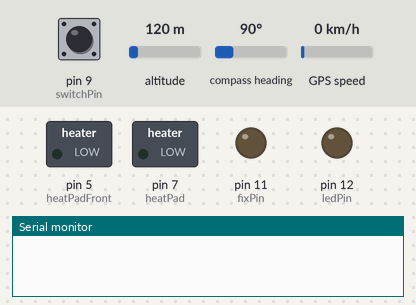
A sketch run on a simulated Arduino Uno, built with avr-gcc and run on an emulated ATmega328P. Parts: switched loads named in the sketch (green lamp = pin HIGH), output pins drawn as LEDs (lit = HIGH), the last lines printed to the serial monitor. The inputs (shaded band) are chosen by the test bench; at power-on: pin 9 (switchPin) LOW, altitude 120 m, compass heading 90°, GPS speed 0 km/h. The GPS gets a fix after 3 s at 37.7749, -122.4194 with 8 satellites.

Above: at 2.2 s.
2.3 s: pin 9 (switchPin) pulled HIGH for 0.15 s
5.4 s: pin 9 (switchPin) pulled HIGH for 3.2 s
At 6.31 s:
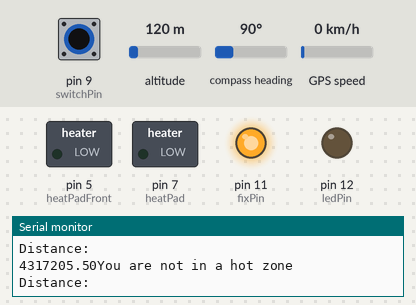
At 6.8 s:
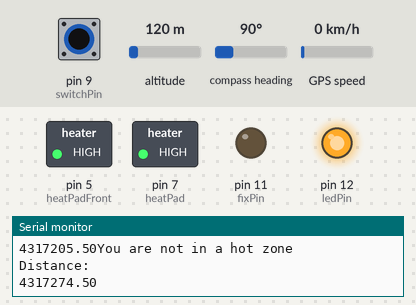
11.6 s: pin 9 (switchPin) pulled HIGH for 1 s
At 17.4 s:
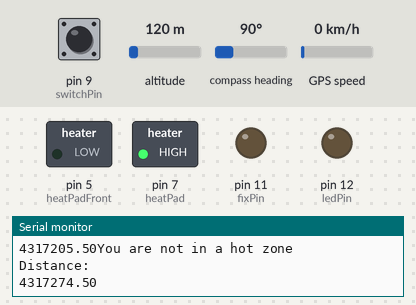
Timing chart, 0 to 18.9 s (numbered marks = the images above; inputs shaded):
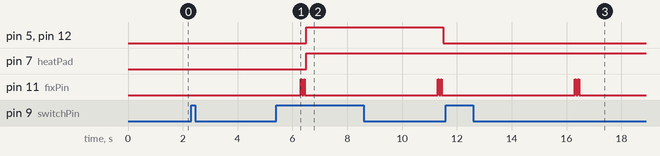

Measured:
- after the input at 2.3 s, every drawn part: stays the same
- after the input at 5.4 s, pin 5 (heatPadFront), pin 12 (ledPin): LOW → HIGH after 1.1 s, → LOW 5.0 s later
- after the input at 11.6 s, pin 11 (fixPin): alternates HIGH for 0.05 s and LOW for 0.05 s, 4 changes in all, then stays LOW, starting after 4.7 s

The sketch:

GPS_Module.ino
```cpp
#include <Adafruit_GPS.h>
#include <SoftwareSerial.h>
SoftwareSerial mySerial(3, 2); //Initialize the softwareserial port
Adafruit_GPS GPS(&mySerial);  //Create the GPS object

#define ledPin 12
#define heatPadFront 5
#define heatPad 7
#define switchPin 9
#define fixPin 11


String NMEA1; //variable for the first NMEA sentence
String NMEA2;//variable for the second NMEA setence
char c ; //reads the characters coming from GPS

float locationData[2][3] = {
  {41.823256, -71.406153, 0},
  {41.822696, -71.405448, 0}
};

float checkDistance(float myLat, float myLon) {
  for (int i = 0; i < 2; i ++) {
    float distance = locDistance(myLat, myLon, locationData[i][0], locationData[i][1]);
    if (distance <= 50) {
      if (locationData[i][2] == 0) {
        Serial.println("You are in a hot zone");
        Serial.print("Distance: "); Serial.print(distance);
        digitalWrite(ledPin, HIGH);
        digitalWrite(heatPad, HIGH);
        locationData[i][2] = 1;
      }
    } else {
      Serial.println("You are not in a hot zone");
      Serial.println("Distance: "); Serial.print(distance);
      //Check to see if I have stepped out of a current zone
      if (locationData[i][2] == 1) {
        digitalWrite(ledPin, LOW);
        digitalWrite(heatPad, LOW);
      }
      locationData[i][2] = 0;
    }
  }
}

float locDistance(float curLat, float curLon, float targetLat, float targetLon) {
  int r = 6371;
  float dLat = deg2Rad(targetLat - curLat);
  float dLon = deg2Rad(targetLon - curLon);
  float a = sin(dLat / 2) * sin(dLat / 2) +
            cos(deg2Rad(curLat)) * cos(deg2Rad(targetLat)) *
            sin(dLon / 2) * sin(dLon / 2);

  float c = 2 * atan2(sqrt(a), sqrt(1 - a));
  float d = r * c;
  return d * 1000;
}

float deg2Rad(float deg) {

  return deg * (M_PI / 180);
}


void setup() {
  Serial.begin(115200);
  GPS.begin(9600);
  GPS.sendCommand('$PGCMD,33,0*6D'); //turn off the antennae update
  GPS.sendCommand(PMTK_SET_NMEA_UPDATE_1HZ); //Set update rate to 1Hz
  GPS.sendCommand(PMTK_SET_NMEA_OUTPUT_RMCGGA); //request the RMC and GGA Sentences
  pinMode(ledPin, OUTPUT);
  pinMode(heatPad, OUTPUT);
  pinMode(heatPadFront, OUTPUT);
  pinMode(switchPin, INPUT);
  pinMode(fixPin, OUTPUT);
  delay(1000);
}

void loop() {

  if (digitalRead(switchPin)) {
    readGPS();

    if (GPS.fix) {

      checkDistance(GPS.latitudeDegrees, GPS.longitudeDegrees);
      fixPos(2);
    }

    digitalWrite(ledPin, HIGH);
    digitalWrite(heatPadFront, HIGH);
    digitalWrite(heatPad, HIGH);
  } else {
    digitalWrite(ledPin, LOW);
    digitalWrite(heatPadFront,LOW);
  }


}

void readGPS() {

  clearGPS();
  //loop until you have a good NMEA sentence
  while (!GPS.newNMEAreceived()) {
    c = GPS.read() ;

  }
  GPS.parse(GPS.lastNMEA()); //Parse the last good NMEA sentence
  NMEA1 = GPS.lastNMEA(); //Store this data to read later

  while (!GPS.newNMEAreceived()) {
    c = GPS.read() ;
  }
  GPS.parse(GPS.lastNMEA()); //Parse the last good NMEA sentence
  NMEA2 = GPS.lastNMEA(); //Store this data to read later

  Serial.println(NMEA1);
  Serial.println(NMEA2);
  Serial.println(' ');


}

void clearGPS() {
  //This clears old and corrupt data in GPS Sensor

  while (!GPS.newNMEAreceived()) {
    c = GPS.read() ;

  }
  GPS.parse(GPS.lastNMEA()); //Parse the last good NMEA sentence

  while (!GPS.newNMEAreceived()) {
    c = GPS.read() ;

  }
  GPS.parse(GPS.lastNMEA()); //Parse the last good NMEA sentence

  while (!GPS.newNMEAreceived()) {
    c = GPS.read() ;

  }
  GPS.parse(GPS.lastNMEA()); //Parse the last good NMEA sentence

}

void fixPos(uint8_t count) {
  for(int i = 0; i < count; i++) {
  digitalWrite(fixPin, HIGH);
  delay(50);
  digitalWrite(fixPin, LOW);
  delay(50);
  }


}
```
